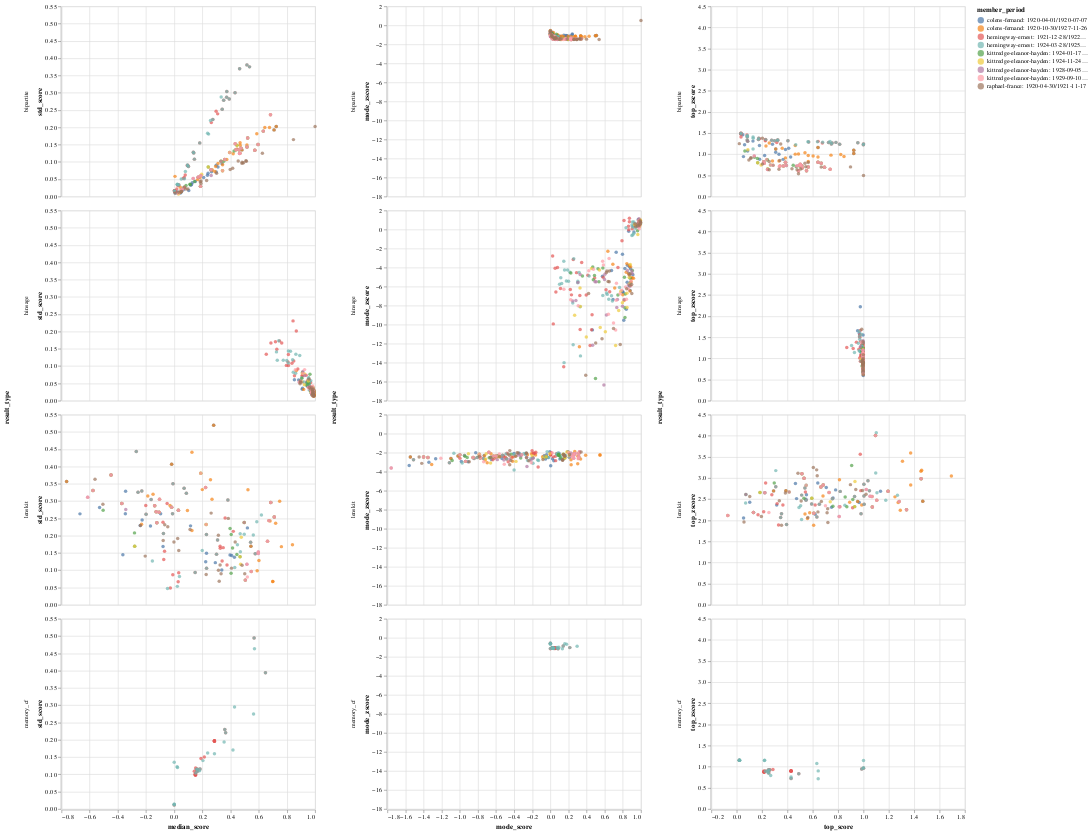

Notebook code for this chart:
### Code cell
alt.hconcat(*charts)

### Figure 1 — Vega-Lite specification as saved in the notebook (floating-point values rounded to 4 significant figures; data arrays with more than 128 entries replaced by an {"elided": "..."} marker saying what was removed)
{"config": {"view": {"continuousWidth": 400, "continuousHeight": 300}}, "hconcat": [{"data": {"name": "data-be86554605e95b57216d7a59e534b4c5"}, "mark": "circle", "encoding": {"color": {"field": "member_period", "type": "nominal"}, "row": {"field": "result_type", "type": "nominal"}, "tooltip": [{"field": "result_type", "type": "nominal"}, {"field": "member_id", "type": "nominal"}, {"field": "item_id", "type": "nominal"}, {"field": "coef_variation", "type": "quantitative"}], "x": {"field": "median_score", "type": "quantitative"}, "y": {"field": "std_score", "type": "quantitative"}}}, {"data": {"name": "data-6ac9a4aeccbe43eb9ea6426056a011c4"}, "mark": "circle", "encoding": {"color": {"field": "member_period", "type": "nominal"}, "row": {"field": "result_type", "type": "nominal"}, "tooltip": [{"field": "result_type", "type": "nominal"}, {"field": "member_id", "type": "nominal"}, {"field": "item_id", "type": "nominal"}, {"field": "coef_variation", "type": "quantitative"}], "x": {"field": "mode_score", "type": "quantitative"}, "y": {"field": "mode_zscore", "type": "quantitative"}}}, {"data": {"name": "data-d31b5b762bc3945f1af2a0a9bc8713ca"}, "mark": "circle", "encoding": {"color": {"field": "member_period", "type": "nominal"}, "row": {"field": "result_type", "type": "nominal"}, "tooltip": [{"field": "result_type", "type": "nominal"}, {"field": "member_id", "type": "nominal"}, {"field": "item_id", "type": "nominal"}, {"field": "coef_variation", "type": "quantitative"}], "x": {"field": "top_score", "type": "quantitative"}, "y": {"field": "top_zscore", "type": "quantitative"}}}], "$schema": "https://vega.github.io/schema/vega-lite/v4.17.0.json", "datasets": {"data-be86554605e95b57216d7a59e534b4c5": {"elided": "736 records"}, "data-6ac9a4aeccbe43eb9ea6426056a011c4": {"elided": "865 records"}, "data-d31b5b762bc3945f1af2a0a9bc8713ca": {"elided": "697 records"}}}
